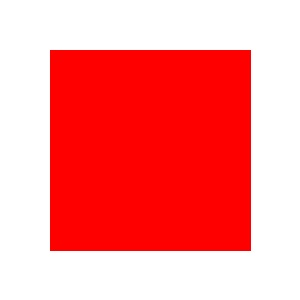
#> input picture mytest.jpg, 300 x 300 px; its folder holds only this picture in this run
$ python -i train_full_dataset.py   (imports and definitions only)   (older library calls are emulated)
#> lines starting #> are read from the running program, lines starting #| are printed output that depends on the picture; after the words box and inside, x2 and y2 are one past the last pixel; in counts of white or black regions, pixels touching at a corner belong together
import cv2
import numpy as np
import os
import joblib
from sklearn.ensemble import RandomForestClassifier
from sklearn.model_selection import train_test_split, cross_val_score
from sklearn.metrics import accuracy_score, classification_report, confusion_matrix
import warnings
# [1 line not run here, left out]
import time
from datetime import datetime

# [3 lines not run here, left out]

class FullDatasetTrainer:
    def __init__(self):
        self.model = None
        self.feature_names = [
            'Mean Intensity', 'Std Intensity',
            'Edge Density', 'Edge Strength',
            'Texture Variance',
            'Noise (3x3)', 'Noise (5x5)',
            'High Frequency',
            'Color Variance', 'Color Mean Diff',
            'Histogram Entropy', 'Contrast'
        ]
        self.training_stats = {}

    def extract_features(self, image_path):
        """Extract comprehensive features from image"""
#> called with image_path = 'mytest.jpg'
        try:
            img = cv2.imread(image_path)
#> img is the input picture: shape (300, 300, 3); mean B, G, R 140.6, 140.6, 253.9
            if img is None:
                return None

            # Convert to grayscale
            gray = cv2.cvtColor(img, cv2.COLOR_BGR2GRAY)
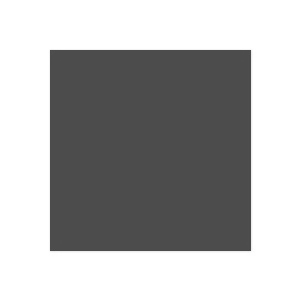
#> gray: shape (300, 300); min 71, max 255, mean 174.5

            # 1. Basic statistics
            mean_intensity = np.mean(gray)
#> mean_intensity = 174.5
            std_intensity = np.std(gray)
#> std_intensity = 88.88

            # 2. Edge features
            edges = cv2.Canny(gray, 50, 150)
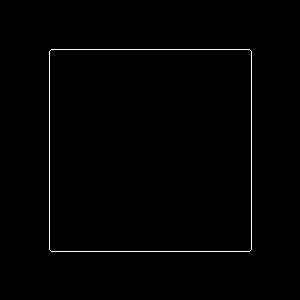
#> edges: shape (300, 300); 0.89% white in thin lines or dots, all inside (x1, y1, x2, y2) = (49, 49, 252, 252)
            edge_density = np.mean(edges) / 255.0
#> edge_density = 0.00889

            sobel_x = cv2.Sobel(gray, cv2.CV_64F, 1, 0, ksize=3)
            sobel_y = cv2.Sobel(gray, cv2.CV_64F, 0, 1, ksize=3)
            edge_strength = np.mean(np.sqrt(sobel_x**2 + sobel_y**2))
#> edge_strength = 12.82

            # 3. Texture features
            laplacian = cv2.Laplacian(gray, cv2.CV_64F)
            texture_variance = np.var(laplacian)
#> texture_variance = 440.4

            # 4. Noise features (multiple scales)
            blurred1 = cv2.GaussianBlur(gray, (3,3), 0.5)
            blurred2 = cv2.GaussianBlur(gray, (5,5), 1.0)
            blurred3 = cv2.GaussianBlur(gray, (7,7), 1.5)
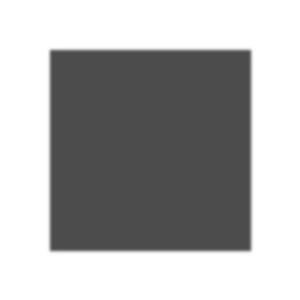
#> blurred3: shape (300, 300); min 76, max 255, mean 174.5

            noise1 = np.std(gray.astype(np.float32) - blurred1.astype(np.float32))
#> noise1 = 2.22
            noise2 = np.std(gray.astype(np.float32) - blurred2.astype(np.float32))
#> noise2 = 6.42
            noise3 = np.std(gray.astype(np.float32) - blurred3.astype(np.float32))
#> noise3 = 8.53

            # 5. Frequency domain features
            f_transform = np.fft.fft2(gray)
            f_shift = np.fft.fftshift(f_transform)
            magnitude_spectrum = 20 * np.log(np.abs(f_shift) + 1)
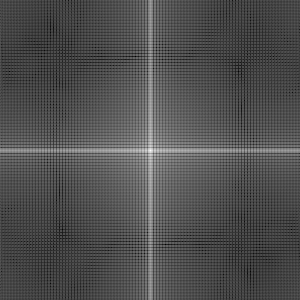
#> magnitude_spectrum: shape (300, 300) float64; min 1.9, max 331.4, mean 105.1; drawn with min black and max white

            # Extract frequency bands
            h, w = magnitude_spectrum.shape
#> h = 300; w = 300
            center_h, center_w = h//2, w//2
#> center_h = 150; center_w = 150

            low_freq = np.mean(magnitude_spectrum[center_h-30:center_h+30, center_w-30:center_w+30])
#> low_freq = 161.6
            mid_freq = np.mean(magnitude_spectrum[center_h-60:center_h+60, center_w-60:center_w+60]) - low_freq
#> mid_freq = -23.3
            high_freq = np.mean(magnitude_spectrum) - low_freq - mid_freq
#> high_freq = -33.25

            # 6. Color features
            if len(img.shape) == 3:
                b, g, r = cv2.split(img)
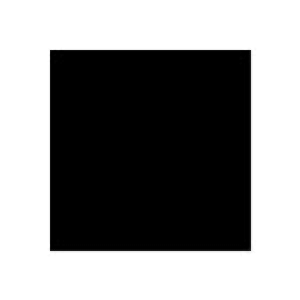
#> b: shape (300, 300); min 0, max 255, mean 140.6
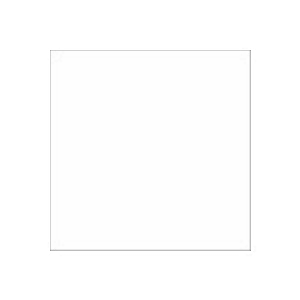
#> r: shape (300, 300); min 145, max 255, mean 253.9
                color_variance = np.var(b) + np.var(g) + np.var(r)
#> color_variance = 31951.7
                color_mean_diff = abs(np.mean(b) - np.mean(g)) + abs(np.mean(g) - np.mean(r))
#> color_mean_diff = 113.4

                # Color correlations
                corr_rg = np.corrcoef(r.flatten(), g.flatten())[0,1]
#> corr_rg = 0.19
                corr_rb = np.corrcoef(r.flatten(), b.flatten())[0,1]
#> corr_rb = 0.189
                corr_gb = np.corrcoef(g.flatten(), b.flatten())[0,1]
#> corr_gb = 1
                color_correlation = (corr_rg + corr_rb + corr_gb) / 3
#> color_correlation = 0.46
            else:
                color_variance = 0
                color_mean_diff = 0
                color_correlation = 0

            # 7. Histogram features
            hist = cv2.calcHist([gray], [0], None, [256], [0,256])
#> hist = 256 values, max 47804 at index 255, min 0 at index 0, mean 351.6
            hist = hist.flatten() / np.sum(hist)
#> hist = 256 values, max 0.531 at index 255, min 0 at index 0, mean 0.00391
            hist_entropy = -np.sum(hist * np.log2(hist + 1e-10))
#> hist_entropy = 1.21

            # 8. GLCM features (texture)
            from skimage.feature import graycomatrix, graycoprops
            try:
                glcm = graycomatrix(gray.astype(np.uint8), [1], [0], 256, symmetric=True)
                contrast = graycoprops(glcm, 'contrast')[0,0]
#> contrast = 119.3
                dissimilarity = graycoprops(glcm, 'dissimilarity')[0,0]
#> dissimilarity = 0.818
                homogeneity = graycoprops(glcm, 'homogeneity')[0,0]
#> homogeneity = 0.981
                energy = graycoprops(glcm, 'energy')[0,0]
#> energy = 0.686
                correlation = graycoprops(glcm, 'correlation')[0,0]
#> correlation = 0.992
            except:
                contrast = 0
                dissimilarity = 0
                homogeneity = 0
                energy = 0
                correlation = 0

            # Return ALL features
            features = [
                mean_intensity, std_intensity,
                edge_density, edge_strength,
                texture_variance,
                noise1, noise2, noise3,
                low_freq, mid_freq, high_freq,
                color_variance, color_mean_diff, color_correlation,
                hist_entropy,
                contrast, dissimilarity, homogeneity, energy, correlation
            ]
#> features = [174.5, 88.88, 0.00889, 12.82, 440.4, 2.22, 6.42, 8.53, 161.6, -23.3, -33.25, 31951.7, 113.4, 0.46, 1.21, 119.3, 0.818, 0.981, 0.686, 0.992]

            return features

        except Exception as e:
            print(f"Error extracting features: {e}")
            return None

    # [149 lines left out: functions load_all_images, train_model, save_model, not called in this run]

# ===== MAIN EXECUTION =====
# [24 lines not run here, left out]

>>> result = FullDatasetTrainer().extract_features('mytest.jpg')
#> result has the same summary as features in extract_features
